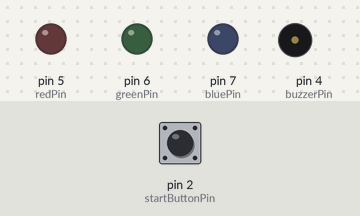
A sketch run on a simulated Arduino Uno, built with avr-gcc and run on an emulated ATmega328P. Shown: output pins drawn as LEDs (lit = HIGH), buzzer (waves = sounding). The inputs (shaded band) are chosen by the test bench; at power-on: pin 2 (startButtonPin) LOW. Random numbers use the default seed unless the sketch sets one; what the sketch prints to the serial monitor is not drawn.

Above: at 1.2 s.
1.3 s: pin 2 (startButtonPin) pulled HIGH for 0.15 s
At 4.3 s:
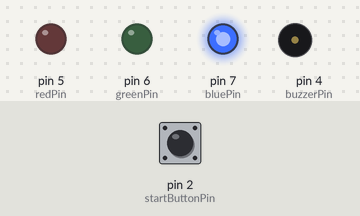
At 5.8 s:
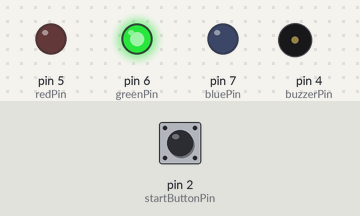
Timing chart, 0 to 9.0 s (numbered marks = the images above; inputs shaded):
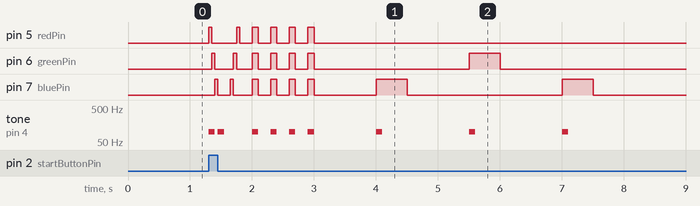

Measured:
- after the input at 1.3 s, pin 5 (redPin): goes HIGH 0.05 s, LOW 0.40 s, HIGH 0.05 s, 4 × (LOW 0.20 s, HIGH 0.10 s), then LOW, starting at once; tone on pin 4 (buzzerPin): plays 100 Hz for 0.10 s, 100 Hz for 0.10 s, 100 Hz for 0.10 s, 100 Hz for 0.10 s, 100 Hz for 0.10 s, 100 Hz for 0.10 s … (9 notes in this stretch), starting at once

The sketch:

main.ino
```cpp
#define startButtonPin 2

#define buzzerPin 4

#define redPin 5
#define greenPin 6
#define bluePin 7

#define red 0
#define green 1
#define blue 2

volatile bool startPressed = false;
bool playerLost = false;

//Définis un élément d'une liste chainée
typedef struct node {
    int val;
    struct node* next;
} node_t;

void setup() {
  //Configuration du port série
  Serial.begin(9600);

  //Génère une seed pour le RNG
  randomSeed(analogRead(13));

  //Configure les pins
  pinMode(redPin, OUTPUT);
  pinMode(greenPin, OUTPUT);
  pinMode(bluePin, OUTPUT);
  pinMode(buzzerPin, OUTPUT);
  pinMode(startButtonPin, INPUT);
  attachInterrupt(digitalPinToInterrupt(startButtonPin), startInterrupt, RISING);
}

void loop() {
  if(startPressed) {
    bool playerLost = false;
    int currentRound = 2;

    //Definition de l'élément HEAD
    node_t* headSequence = new node_t;
    headSequence->val = random(3);

    //Définition de l'élément current
    node_t* current = headSequence;

    //Génération d'une séquence aléatoire dans une liste chainée
    for(int i = 0; i < currentRound - 1; i++) {
      current->next = new node_t;               //Ajout d'un élément
      current = current->next;                  //Itération
      current->val = random(3);                 //Enregistrement de 0 ou 1 ou 2 dans current
    }

    //Définition de l'élément TAIL
    node_t* tailSequence = current;
    //Pas besoin de terminer la liste ici, un autre élément vas être rajouté

    startGame();
    //Tant que le joueur n'a pas perdu :
    while(!playerLost){
      currentRound++;

      //Incrémenter la séquence aléatoire
      tailSequence->next = new node_t;          //Ajout d'un élément
      tailSequence = tailSequence->next;        //Itèration
      tailSequence->val = random(3);            //Enregistrement de 0 ou 1 ou 2 dans TAIL
      tailSequence->next = NULL;                //On termine la liste

      //Afficher la séquence aléatoire
      current = headSequence;
      while (current != NULL) {
        blinkLight(current->val);
        current = current->next;
      }

      //Envoyer la séquence au serveur
      sendSequence(headSequence);

      //Traitement de la réponse du serveur
      int readByte;
      while ((readByte = Serial.read()) == -1) { //On attend que la réponse soit reçue
        delay(100);
      }

      if(readByte == '1') { //le joueur est correct
        blinkAllLights(3);
      }
      else {                  //le joueur s'est trompé
        playerLost = true;
        blinkAllLights(5);
      }
    }
    startPressed = false;
  }
  delay(100);
}

void startInterrupt() {
  startPressed = true;
}

void startGame() {

  tone(buzzerPin, 100, 100);

  //Première vague
  digitalWrite(redPin, HIGH);
  delay(50);
  digitalWrite(redPin, LOW);
  digitalWrite(greenPin, HIGH);
  delay(50);
  digitalWrite(greenPin, LOW);
  digitalWrite(bluePin, HIGH);
  delay(50);
  digitalWrite(bluePin, LOW);

  tone(buzzerPin, 100, 100);
  delay(200);

  //Deuxième vague
  digitalWrite(bluePin, HIGH);
  delay(50);
  digitalWrite(bluePin, LOW);
  digitalWrite(greenPin, HIGH);
  delay(50);
  digitalWrite(greenPin, LOW);
  digitalWrite(redPin, HIGH);
  delay(50);
  digitalWrite(redPin, LOW);
  delay(200);

  tone(buzzerPin, 100, 100);

  blinkAllLights(3);
}

void blinkAllLights(int nbOfTime) {
  for(int i=0; i<=nbOfTime; i++) {
    digitalWrite(redPin, HIGH);
    digitalWrite(greenPin, HIGH);
    digitalWrite(bluePin, HIGH);

    tone(buzzerPin, 100, 100);
    delay(100);

    digitalWrite(redPin, LOW);
    digitalWrite(greenPin, LOW);
    digitalWrite(bluePin, LOW);
    delay(200);
  }
  delay(800);
}

void blinkLight(int color) {
  tone(buzzerPin, 100, 100);
  switch(color) {
    case red:
      digitalWrite(redPin, HIGH);
      delay(500);
      digitalWrite(redPin, LOW);
      break;
    case green:
      digitalWrite(greenPin, HIGH);
      delay(500);
      digitalWrite(greenPin, LOW);
      break;
    case blue:
      digitalWrite(bluePin, HIGH);
      delay(500);
      digitalWrite(bluePin, LOW);
      break;
    default:
      break;
  }
  delay(1000);
}

void sendSequence(node_t* head) {
  node_t* current = head;
  while (current != NULL) {
    Serial.write(current->val + 1);
    current = current->next;
  }
  Serial.write(0);
}
```
